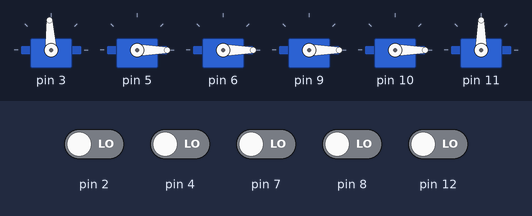
A sketch run on a simulated Arduino Uno, built with avr-gcc and run on an emulated ATmega328P. On the bench: 6 × servo. The inputs (shaded band) are chosen by the test bench; at power-on: pin 2, pin 4, pin 7, pin 8, pin 12 LOW.

Above: at 0.1 s.
Timing chart, 0 to 1.6 s (numbered marks = the images above):
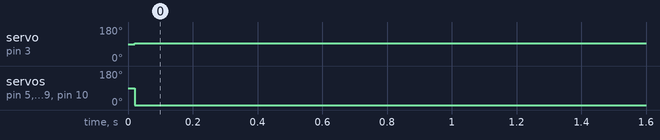

The sketch:

Interjekt.ino
```cpp
//Reads PPM signals from up to 6 channels of a reciever, allows for modification based on sensor input and transmitts it to a flight controller.
//Tested on Spektrum DX5e with AR6100 Reciever, Arduino Uno, And Multiwii Pro Flight Controller. Should work on any combination, however.


//Developed by Rahul Tiwari. Credits to eswink for the RC Input code.


#include <Servo.h>
Servo Throttle, Aile, Elev, Rudd, Aux1, Aux2;
extern int posit;
//Create variables for 6 channels
int RXCH[6];
volatile int RXSG[6];
int RXOK[6];
int PWMSG[6];
int TXCH[6];

void setup() {

  //Start communication to serial port
  Serial.begin(9600);

  //Assign PPM input pins:
  RXCH[0] = 2; //Throttle
  RXCH[1] = 4; //Aile / Yaw
  RXCH[2] = 7; //Elev. / Pitch
  RXCH[3] = 8;  //Rudd. / Roll
  RXCH[4] = 12;  //Aux1
  RXCH[5] = 13;  //Aux2

  //Assign PWM Transmitter pins (must have '~' symbol on pin to use):

  TXCH[0] = 3; //Throttle
  TXCH[1] = 5; //Aile / Yaw
  TXCH[2] = 6; //Elev. / Pitch
  TXCH[3] = 9;  //Rudd. / Roll
  TXCH[4] = 10;  //Aux1
  TXCH[5] = 11; //Aux2

  //Attach pins to correct variable
  Throttle.attach(TXCH[0]);
  Aile.attach(TXCH[1]);
  Elev.attach(TXCH[2]);
  Rudd.attach(TXCH[3]);
  Aux1.attach(TXCH[4]);
  Aux2.attach(TXCH[5]);

  //Variables for Image Tracking


  //Variables for R/C Channels
  for (int i = 0; i < 5; i++){
    pinMode(RXCH[i], INPUT);
  }
}

void loop() {

// Read RX values
  for (int i = 0; i < 5; i++){                                        //for each of the 6 channels:
  RXSG[i] = pulseIn(RXCH[i], HIGH, 20000);                            //read the receiver signal
  if (RXSG[i] == 0) {RXSG[i] = RXOK[i];} else {RXOK[i] = RXSG[i];}    //if the signal is good then use it, else use the previous signal
  PWMSG[i] = map(RXSG[i], 1000, 2000, 1000, 2000);                        //substitute the high values to a value between 0 and 511
  constrain (PWMSG[i], 1000, 2000);        //make sure that the value stays within the disired boundries

//************************Insert Modifying Code here************************//
//
//Image Tracking (from Rasberry Pi)
  PWMSG[0] = 1500;
  int x = posit%10-4;
  int y = posit/10-3;

  if(PWMSG[4]>1600){
    PWMSG[0] += x;
    PWMSG[1] += x;
    }


//
//
//*************************************************************************//


 // Send RX Values to Flight Controller

  Throttle.writeMicroseconds(PWMSG[0]);
  Aile.writeMicroseconds(PWMSG[1]);
  Elev.writeMicroseconds(PWMSG[2]);
  Rudd.writeMicroseconds(PWMSG[3]);
  Aux1.writeMicroseconds(PWMSG[4]);

 }
 Serial.println();
}
```

ReadSerial.ino
```cpp
int posit = 0;   // for incoming serial data

void setupread() {
        Serial.begin(9600);     // opens serial port, sets data rate to 9600 bps
}

void loopread() {

        // send data only when you receive data:
        if (Serial.available() > 0) {
                // read the incoming byte:
                posit = Serial.read();

                // say what you got:
                Serial.print("I received: ");
                Serial.println(posit, DEC);
        }
}
```

Measured:
- by itself, servo on pin 3: 90° → 93° at 0.02 s
- by itself, servo on pin 5, servo on pin 6, servo on pin 9, servo on pin 10: 90° → 0° at 0.02 s
